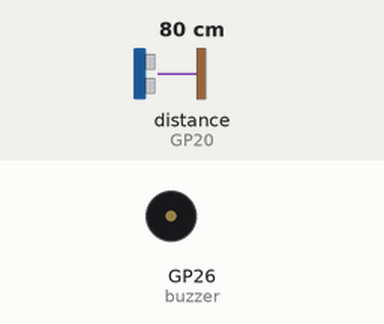
A program run on a simulated Raspberry Pi Pico running MicroPython. Parts: buzzer (waves = sounding). The test bench sets the inputs (shaded band); at power-on: distance to the obstacle (sensor on GP20) 80 cm. The echo pulse lasts 58.3 µs per cm.

Above: at 1.2 s.
1.3 s: distance to the obstacle (sensor on GP20) set to 55 cm
2.8 s: distance to the obstacle (sensor on GP20) set to 47 cm
At 3.2 s:
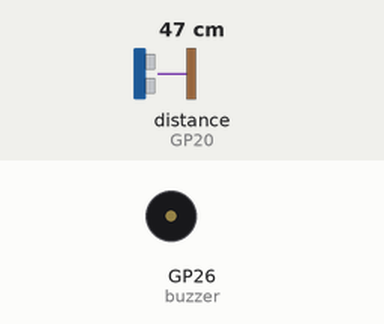
5.8 s: distance to the obstacle (sensor on GP20) set to 12 cm
8.8 s: distance to the obstacle (sensor on GP20) set to 9 cm
At 9.3 s:
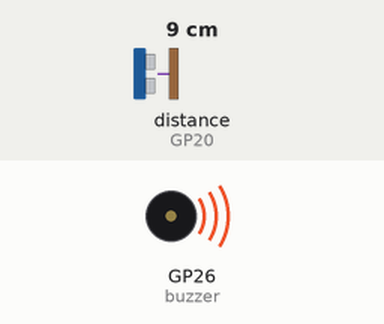
10.4 s: distance to the obstacle (sensor on GP20) set to 18 cm
At 10.8 s:
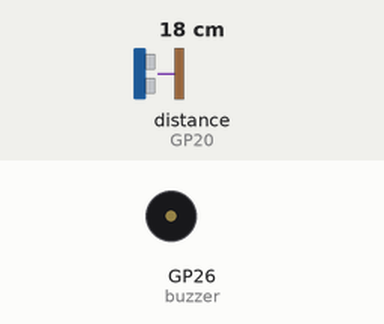
Timing chart, 0 to 14.4 s (numbered marks = the images above; inputs shaded):
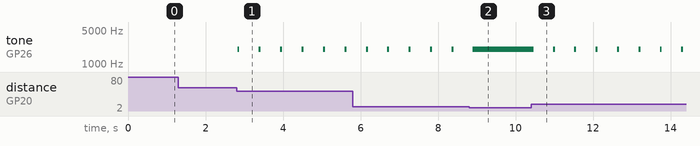

The program:

buzzer_hcsr04.py
```python
from machine import Pin, PWM, time_pulse_us
import time

trigger = Pin(21, Pin.OUT)
echo = Pin(20, Pin.IN)
buzzer = PWM(Pin(26))
buzzer.duty_u16(0)
buzzer.freq(2000)

def beep_on():
    buzzer.duty_u16(30000)

def beep_off():
    buzzer.duty_u16(0)

def get_distance_cm():
    trigger.low()
    time.sleep_us(2)
    trigger.high()
    time.sleep_us(10)
    trigger.low()
    t = time_pulse_us(echo, 1, 30000)
    if t < 0:
        return None
    return t * 0.0343 / 2

while True:
    d = get_distance_cm()

    if d > 50:
        beep_off()
        time.sleep(0.1)
    elif d >= 10:
        beep_on()
        time.sleep(0.05)
        beep_off()
        time.sleep(0.5)
    else:
        beep_on()
        time.sleep(0.1)
```

Measured:
- the behaviour switches between 51 and 50 cm on distance to the obstacle (sensor on GP20) (found by bisection; images 0 and 1)
- the behaviour switches between 11 and 10 cm on distance to the obstacle (sensor on GP20) (found by bisection; images 1 and 2)
- after the input at 1.3 s, every drawn part: stays the same
- after the input at 2.8 s, tone on GP26 (buzzer): alternates 2000 Hz for 0.05 s and silent for 0.50 s, starting at once
- after the input at 8.8 s, tone on GP26 (buzzer): goes on until 8.9 s, then stays 2000 Hz
- after the input at 10.4 s, tone on GP26 (buzzer): alternates 2000 Hz for 0.05 s and silent for 0.50 s, starting after 0.07 s
